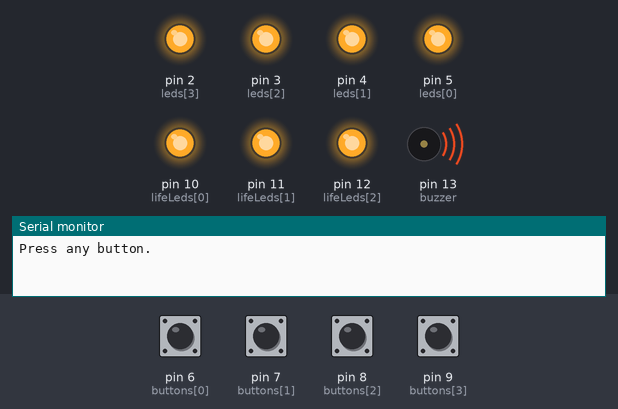
The sketch below on a simulated Arduino Uno, built with avr-gcc and run on an emulated ATmega328P. Parts: output pins drawn as LEDs (lit = HIGH), buzzer (waves = sounding), the last lines printed to the serial monitor. Dashed ring = blinking. Inputs (shaded band) come from the test bench; at power-on: pin 6 (buttons[0]), pin 7 (buttons[1]), pin 8 (buttons[2]), pin 9 (buttons[3]) LOW. Random numbers use the default seed unless the sketch sets one.

Above: at 1.7 s.
1.8 s: pin 6 (buttons[0]) pulled HIGH for 0.15 s
4.3 s: pin 7 (buttons[1]) pulled HIGH for 0.15 s
At 6.8 s:
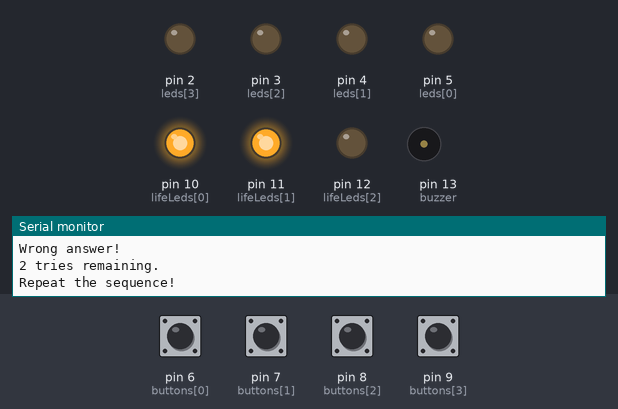
7.2 s: pin 9 (buttons[3]) pulled HIGH for 0.15 s
At 7.6 s:
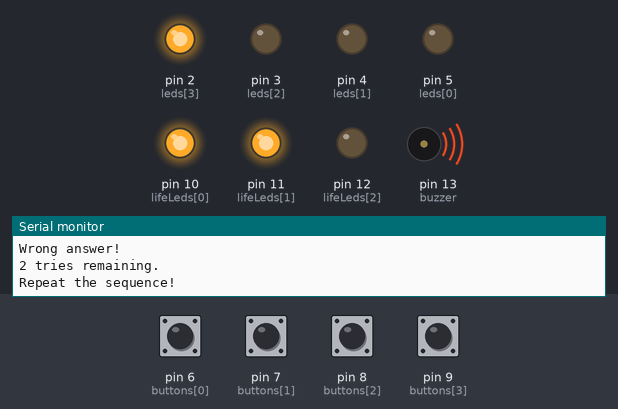
10.2 s: pin 8 (buttons[2]) pulled HIGH for 1 s
At 13.1 s:
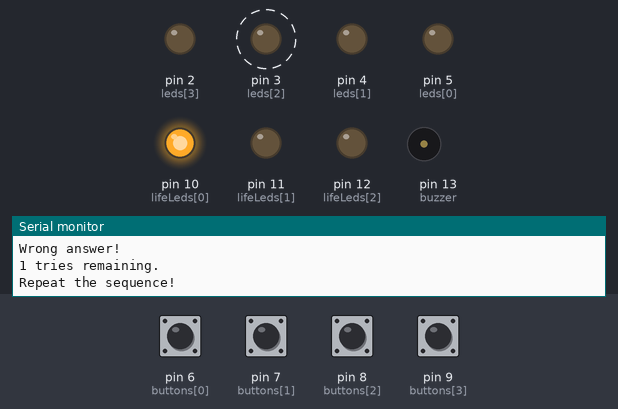
13.7 s: pin 8 (buttons[2]) pulled HIGH for 0.15 s
At 14.9 s:
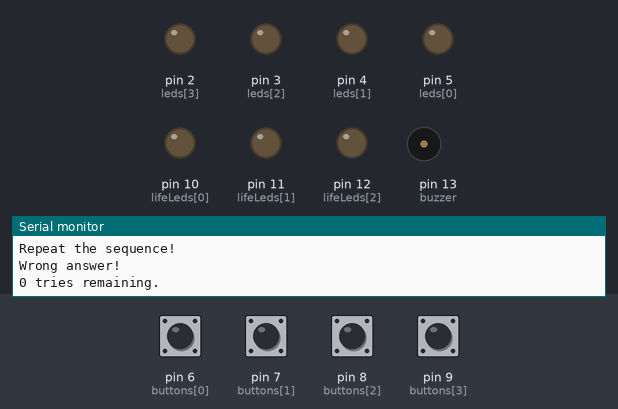
16.8 s: pin 6 (buttons[0]) pulled HIGH for 1 s
Timing chart, 0 to 19.8 s (numbered marks = the images above; inputs shaded):
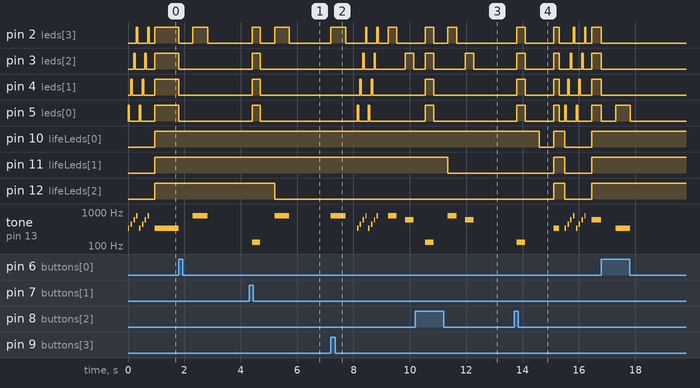

The sketch:

Code.ino
```cpp
//TheTechMortal-https://www.youtube.com/thetechmortal //
//MohammadNabin-https://www.facebook.com/mohammadnabin99 //
//Ardiuno Simon Says Game By Mohammad Nabin//
#include "LinkedList.h"

#define DEFAULT_BAUD 9600
#define N_LEDS 4
#define N_LIVES 3
#define FAIL_NOTE 130
#define INPUT_DELAY 100
#define SCORE_DELAY 200
#define NO_INPUT -1

int leds[N_LEDS] = {5, 4, 3, 2};
int buttons[N_LEDS] = {6, 7, 8, 9};
int buzzer = 13;
int buzzerScale[N_LEDS] = {329, 440, 587, 784};
int lifeLeds[N_LIVES] = {10, 11, 12};

void setup() {
    //Initialize pin modes and set LEDs to off.
    for (int i = 0; i < N_LEDS; i++) {
        pinMode(leds[i], OUTPUT);
        digitalWrite(leds[i], LOW);
        pinMode(buttons[i], INPUT);
    }
    for (int i = 0; i < N_LIVES; i++) {
        pinMode(lifeLeds[i], OUTPUT);
        digitalWrite(lifeLeds[i], LOW);
    }
    pinMode(buzzer, OUTPUT);
    noTone(buzzer);
    Serial.begin(DEFAULT_BAUD);
    randomSeed(analogRead(0));
    gameSetup();
}

//This function serves as the main point of the game, where
void gameSetup() {
     outputArray(leds, N_LEDS, LOW);
     outputArray(lifeLeds, N_LIVES, LOW);
     outputArraySequenceAndBuzzer(leds, buzzer, buzzerScale, N_LEDS, 2, 50);
     delay(150);
     waitForStart();
}

//Flashes leds and waits for any button's input
void waitForStart() {
    const int onTime = 1000;
    const int offTime = 400;
    unsigned long currMillis;
    unsigned long previousMillis = millis();

    outputArray(leds, N_LEDS, HIGH);
    outputArray(lifeLeds, N_LIVES, HIGH);
    tone(buzzer, buzzerScale[random(N_LEDS)]);
    Serial.println("Press any button.");
    //Flash leds and check for any button to be pressed.
    while (checkInputArray(buttons, N_LEDS) == NO_INPUT) {
        currMillis = millis();
        // if leds are on (only need to check 1).
        if (digitalRead(leds[0])) {
            if (currMillis - previousMillis >= onTime) {
                outputArray(leds, N_LEDS, LOW);
                noTone(buzzer);
                previousMillis = currMillis;
            }
        } else {
            if (currMillis - previousMillis >= offTime) {
                outputArray(leds, N_LEDS, HIGH);
                tone(buzzer, buzzerScale[random(N_LEDS)]);
                previousMillis = currMillis;
            }
        }
    }

    outputArray(leds, N_LEDS, LOW);
    noTone(buzzer);
    Serial.println("Starting game!");
    delay(500);
    playGame();
}

//Main game logic
void playGame() {
    int score = 0;
    int lives = N_LIVES;
    const int minDelay = 80;
    const int diffSteepness = 450;
    int stepDelay = minDelay + diffSteepness;
    int choice;
    bool rightAnswer;

    Node x;
    List gameSequence = newList();
    generateRandomSequence(gameSequence);
    while (lives > 0) {
        rightAnswer = true;
        playSequence(gameSequence, stepDelay);
        x = getListHead(gameSequence);
        Serial.println("Repeat the sequence!");
        while (x != NULL && rightAnswer) {
            choice = pinToIndex(buttons, N_LEDS, waitForPlay());
            if (choice == getNodeValue(x)) {
                playLED(choice, stepDelay);
                x = getNextNode(x);
            } else {
                rightAnswer = false;
            }
            //Prevents repeated input
            delay(INPUT_DELAY);
        }

        if (rightAnswer) {
            score++;
            displayRightAnswer(score);
            stepDelay = diffSteepness/(score+1) + minDelay;
            generateRandomSequence(gameSequence);
        } else {
            lives--;
            displayWrongAnswer(lives);
        }
    }
    freeList(gameSequence);
    displayGameOver(score);
}

//Waits for player input and returns the pin of the clicked button.
int waitForPlay() {
    int choice = NO_INPUT;
    while (choice == NO_INPUT) {
        choice = checkInputArray(buttons, N_LEDS);
    }

    return choice;
}

//Adds a new random value to the sequence. It's chosen a new value
//between 0 and N_LEDS. The new value is added to sequence.
void generateRandomSequence(List sequence) {
    int randomVal = random(N_LEDS);
    Node n = newNode(randomVal);
    addNodeToList(sequence, n);
}

//Plays a sequence from a list, LEDs are on for onTime and off for offTime.
void playSequence(List sequence, int stepDelay) {
    for (Node x = getListHead(sequence); x != NULL; x = getNextNode(x)) {
        playLED(getNodeValue(x), stepDelay);
        delay(stepDelay);
    }
}

//Used during gameplay to light a single LED and the correspondant tone.
void playLED(int index, int onTime) {
    digitalWrite(leds[index], HIGH);
    tone(buzzer, buzzerScale[index]);
    delay(onTime);
    digitalWrite(leds[index], LOW);
    noTone(buzzer);
}

//Plays the animation for when the answer is wrong. Turns of one LED.
void displayWrongAnswer(int lives) {
    Serial.println("Wrong answer!");
    outputArray(leds, N_LEDS, HIGH);
    tone(buzzer, FAIL_NOTE);
    delay(300);
    outputArray(leds, N_LEDS, LOW);
    noTone(buzzer);
    delay(500);
    Serial.print(lives);
    Serial.println(" tries remaining.");
    digitalWrite(lifeLeds[lives], LOW);
}

//Plays the animation for when the answer is right.
void displayRightAnswer(int score) {
    delay(300);
    outputArraySequenceAndBuzzer(leds, buzzer, buzzerScale, N_LEDS, 2, 50);
    Serial.print("Correct! You now have ");
    Serial.print(score);
    Serial.println(" points.");
    delay(300);
}

//Plays the animation for when the game is over.
void displayGameOver(int score) {
    delay(500);
    outputArray(lifeLeds, N_LEDS, HIGH);
    outputArray(leds, N_LEDS, HIGH);
    Serial.print("Game over, your score was: ");
    Serial.println(score);
    for (int points = 1; points <= score; points++) {
        outputArray(leds, N_LEDS, HIGH);
        tone(buzzer, buzzerScale[0]);
        delay(SCORE_DELAY);
        outputArray(leds, N_LEDS, LOW);
        noTone(buzzer);
        delay(SCORE_DELAY);
    }
    Serial.println("Restarting...");

    gameSetup();
}

//Nothing here
void loop() {}
```

LinkedList.c
```cpp
#include "LinkedList.h"

/* Operations on lists */
List newList() {
    List x = (List) malloc(sizeof(struct list));
    x->head = NULL;
    x->tail = NULL;
    return x;
}

void freeList(List list) {
    Node x = list->head;
    Node next;
    while (x != NULL) {
        next = x->next;
        free(x);
        x = next;
    }
    free(list);
}

Node getListHead(List list) {
    return list->head;
}

void addNodeToList(List list, Node node) {
    if (list->head == NULL) {
        list->head = node;
    } else {
        list->tail->next = node;
    }
    list->tail = node;
}

/* Operations on list nodes */
Node newNode(int value) {
    Node node = (Node) malloc(sizeof(struct node));
    node->value = value;
    node->next = NULL;
    return node;
}

Node getNextNode(Node node) {
    return node->next;
}

void setNodeValue(Node node, int newValue) {
    node->value = newValue;
}

int getNodeValue(Node node) {
    return node->value;
}
```

LinkedList.h
```cpp
#ifndef LINKEDLIST_H
#define LINKEDLIST_H

#include <stdlib.h>

typedef struct node *Node;
typedef struct list *List;

struct node {
    int value;
    Node next;
};

struct list {
    Node head, tail;
};

#ifdef __cplusplus
extern "C" {
#endif
/* Operations on lists */
List newList();
void freeList(List list);
Node getListHead(List list);
void addNodeToList(List list, Node node);

/* Operations on list nodes */
Node newNode(int value);
Node getNextNode(Node node);
void setNodeValue(Node node, int newValue);
int getNodeValue(Node node);
#ifdef __cplusplus
}
#endif
#endif
```

PeripheralsControl.ino
```cpp
/* Useful functions to control electronic devices. */

//Returns the pin number of an input that was set to HIGH in the inputs array.
//If all were set to LOW, returns -1.
int checkInputArray(int inputs[], int len) {
    for (int i = 0; i < len; i++) {
        if (digitalRead(inputs[i]) == HIGH) {
            return inputs[i];
        }
    }
    return -1;
}

//Returns the index of the pin pinNumber in the inputs array.
int pinToIndex(int inputs[], int len, int pinNumber) {
    for (int i = 0; i < len; i++) {
        if (inputs[i] == pinNumber) {
            return i;
        }
    }
    return -1;
}

//Outputs value to all pins in the outputs array.
void outputArray(int outputs[], int len, int value) {
    for (int i = 0; i < len; i++) {
        digitalWrite(outputs[i], value);
    }
}

//Writes HIGH for each pin in sequence and then LOW (following the order of the array).
//Each steps lasts stepDelay ms.
void outputArraySequence(int sequence[], int len, float loops, int stepDelay) {
    for (int i = 0; i < len*loops; i++) {
        digitalWrite(sequence[i%len], HIGH);
        delay(stepDelay);
        digitalWrite(sequence[i%len], LOW);
        delay(stepDelay);
    }
}

//Writes HIGH for each pin in sequence and then LOW (following the order of the array).
//Each steps lasts stepDelay ms. Also tones the buzzer with the according buzzerSeq note.
//It's a modification of outputArraySequence.
void outputArraySequenceAndBuzzer(int sequence[], int buzzer, int buzzerSeq[], int len, float loops, int stepDelay) {
    for (int i = 0; i < len*loops; i++) {
        digitalWrite(sequence[i%len], HIGH);
        tone(buzzer, buzzerSeq[i%len]);
        delay(stepDelay);
        digitalWrite(sequence[i%len], LOW);
        noTone(buzzer);
        delay(stepDelay);
    }
}
```

Measured:
- after the input at 4.3 s, pin 2 (leds[3]): LOW → HIGH after 0.10 s, → LOW 0.30 s later, → HIGH 0.50 s later, → LOW 0.53 s later; pin 3 (leds[2]): LOW → HIGH after 0.10 s, → LOW 0.30 s later
- after the input at 7.2 s, pin 3 (leds[2]): goes HIGH 0.05 s, LOW 0.35 s, HIGH 0.05 s, LOW 1.1 s, HIGH 0.31 s, then LOW, starting after 1.1 s; pin 4 (leds[1]): alternates HIGH for 0.05 s and LOW for 0.35 s, 4 changes in all, then stays LOW, starting after 1.0 s
- after the input at 10.2 s, pin 2 (leds[3]): alternates HIGH for 0.30 s and LOW for 0.50 s, 4 changes in all, then stays LOW, starting after 0.35 s; pin 3 (leds[2]): alternates HIGH for 0.30 s and LOW for 1.1 s, starting after 0.35 s
- after the input at 13.7 s, pin 2 (leds[3]): LOW → HIGH after 0.10 s, → LOW 0.30 s later, → HIGH 1.0 s later, → LOW 0.20 s later, … (9 changes in this stretch); pin 3 (leds[2]): LOW → HIGH after 0.10 s, → LOW 0.30 s later, → HIGH 1.0 s later, → LOW 0.20 s later, … (9 changes in this stretch)
